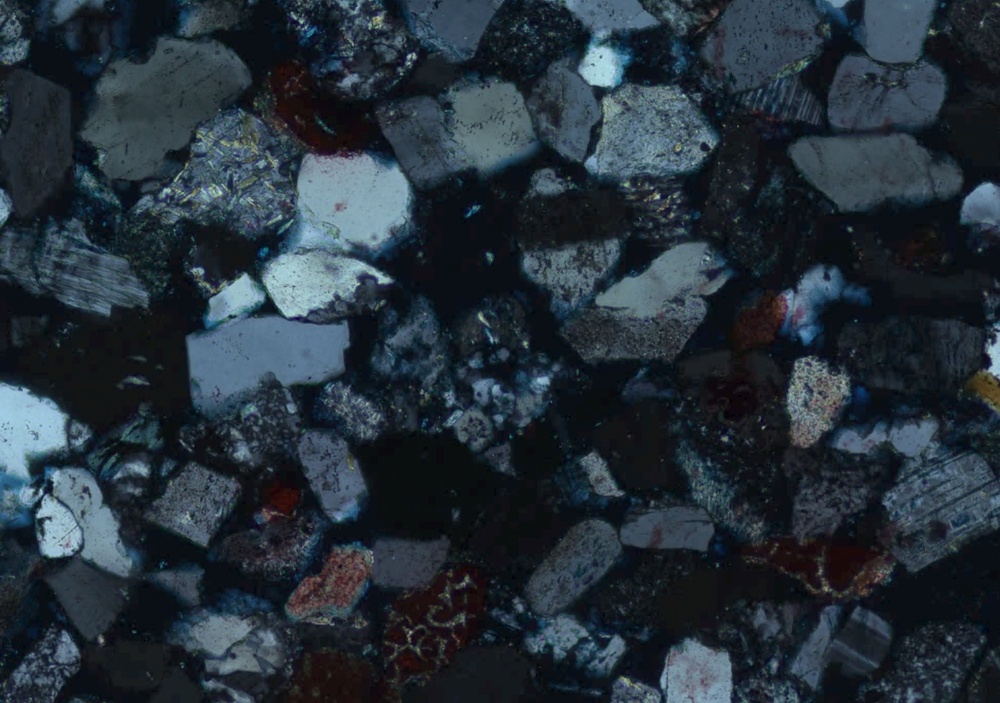
#> input picture Data/00000.jpg, 1000 x 703 px, shrunk from 1333 x 937 before the run
$ python split2Nparts.py
#> lines starting #> are read from the running program, lines starting #| are printed output that depends on the picture
#!/usr/bin/env python
# -*- coding: utf-8 -*-
# @Time    : 9/12/24
# @Author  : luoolu
# @Github  : https://luoolu.github.io
# @Software: PyCharm
# @File    : split2Nparts.py
'''
only use json to devide
'''
import json
import cv2
import os


# Function to split an image into 4 equal parts
def split_image(image_path, output_dir):
#> called with image_path = 'Data/00000.jpg', output_dir = 'Data/output_sub_images'
    image = cv2.imread(image_path)
#> image is the input picture: shape (703, 1000, 3); mean B, G, R 58.6, 49.1, 37.9
    height, width, _ = image.shape
#> height = 703; width = 1000

    # Define the coordinates for the 4 sub-images
    coords = [
        (0, 0, width // 2, height // 2),  # Top-left
        (width // 2, 0, width, height // 2),  # Top-right
        (0, height // 2, width // 2, height),  # Bottom-left
        (width // 2, height // 2, width, height)  # Bottom-right
    ]

    sub_images = []
    for i, (x1, y1, x2, y2) in enumerate(coords):
        sub_img = image[y1:y2, x1:x2]
        sub_img_path = os.path.join(output_dir, f'sub_image_{i}.jpg')
        cv2.imwrite(sub_img_path, sub_img)
        sub_images.append((sub_img_path, x1, y1, x2 - x1, y2 - y1))  # Save width and height for each sub-image
#> this loop made 4 passes
#> pass 1, in split_image, `sub_img = image[y1:y2, x1:x2]`:
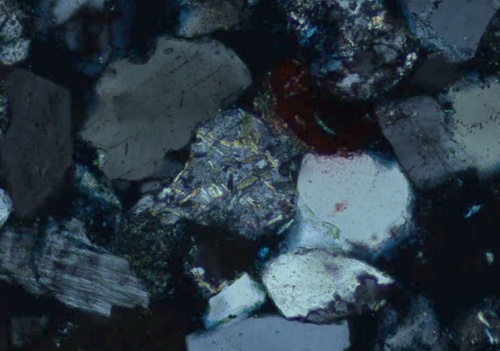
#> sub_img: shape (351, 500, 3); mean B, G, R 68.9, 58.6, 44.3
#> pass 2, in split_image, `sub_img = image[y1:y2, x1:x2]`:
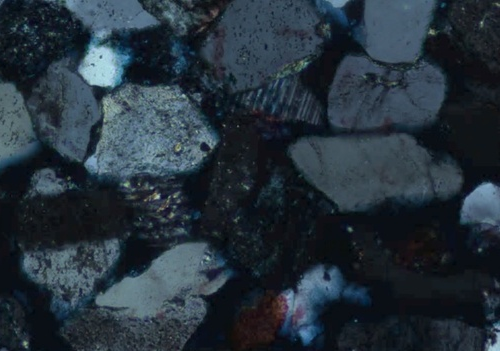
#> sub_img: shape (351, 500, 3); mean B, G, R 60.2, 50.2, 37.9
#> pass 3, in split_image, `sub_img = image[y1:y2, x1:x2]`:
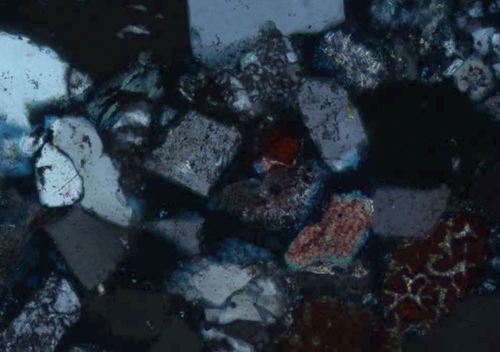
#> sub_img: shape (352, 500, 3); mean B, G, R 57.9, 48.5, 38.7
#> after the loop, sub_images = [('Data/output_sub_images/sub_image_0.jpg', 0, 0, 500, 351), ('Data/output_sub_images/sub_image_1.jpg', 500, 0, 500, 351), ('Data/output_sub_images/sub_image_2.jpg', 0, 351, 500, 352), ('Data/output_sub_images/sub_image_3.jpg', 500, 351, 500, 352)]

    return sub_images


# Function to adjust the annotations for each sub-image
def adjust_annotations(json_path, sub_images, output_dir):
    with open(json_path, 'r') as f:
        annotations = json.load(f)

    shapes = annotations['shapes']

    for i, (sub_img_path, x1, y1, sub_img_width, sub_img_height) in enumerate(sub_images):
        new_shapes = []

        for shape in shapes:
            new_points = []
            for point in shape['points']:
                px, py = point
                if x1 <= px < x1 + sub_img_width and y1 <= py < y1 + sub_img_height:
                    new_px = px - x1
                    new_py = py - y1
                    new_points.append([new_px, new_py])

            if new_points:
                new_shape = shape.copy()
                new_shape['points'] = new_points
                new_shapes.append(new_shape)

        # Update metadata: imagePath, imageWidth, imageHeight
        new_annotations = annotations.copy()
        new_annotations['shapes'] = new_shapes
        new_annotations['imagePath'] = os.path.basename(sub_img_path)
        new_annotations['imageWidth'] = sub_img_width
        new_annotations['imageHeight'] = sub_img_height

        output_json_path = os.path.join(output_dir, f'sub_image_{i}.json')

        with open(output_json_path, 'w') as f:
            json.dump(new_annotations, f, indent=4)


# Main function to process the image and annotations
def process_image_and_annotations(image_path, json_path, output_dir):
    if not os.path.exists(output_dir):
        os.makedirs(output_dir)

    # Split the image
    sub_images = split_image(image_path, output_dir)

    # Adjust and save the new JSON annotations
    adjust_annotations(json_path, sub_images, output_dir)


# Example usage
image_path = 'Data/00000.jpg'
json_path = 'Data/renxi1-2504.32_m184_0.json'
output_dir = 'Data/output_sub_images'

#> (the run stopped early here; a loop or call above may not have finished)
